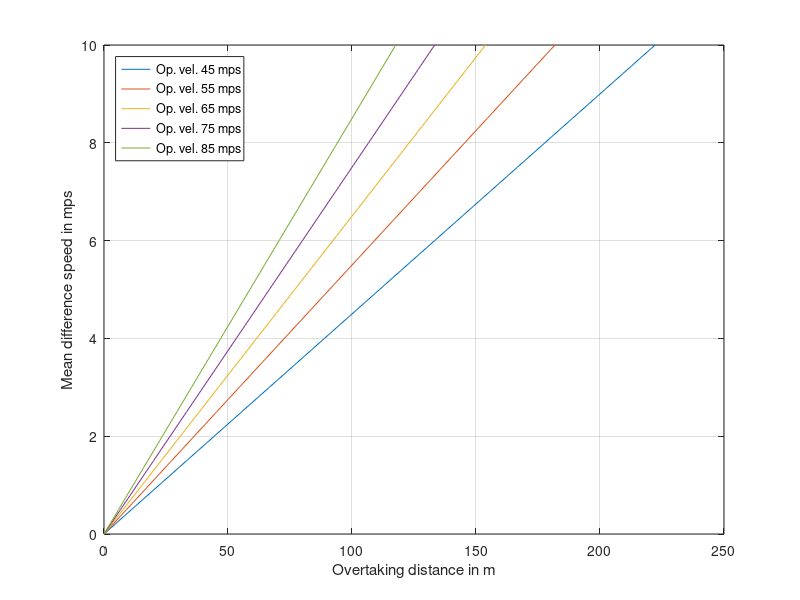

Here is the MATLAB script that generated this plot:
% this script generates visualisations for overtaking situations 

% length of the straight considered
s_straight_m = 1000; 
% opponent velocities to be analyzed
vel_op_mps = 45:10:85;
% difference velocities to be analyzed
diff_speed_mps = 0:0.5:10; 

% prepare plotting
figure; grid on; hold on; box on; 
xlabel('Overtaking distance in m'); 
ylabel('Mean difference speed in mps'); 

% calculate maximum required distance for overtaking
t_overtake_s = s_straight_m./vel_op_mps;
for i = 1:1:length(t_overtake_s) 
    plot(t_overtake_s(i)*diff_speed_mps, diff_speed_mps,  ...
        'DisplayName', ['Op. vel. ' num2str(vel_op_mps(i)) ' mps']);  
end

legend('Location', 'northwest'); 